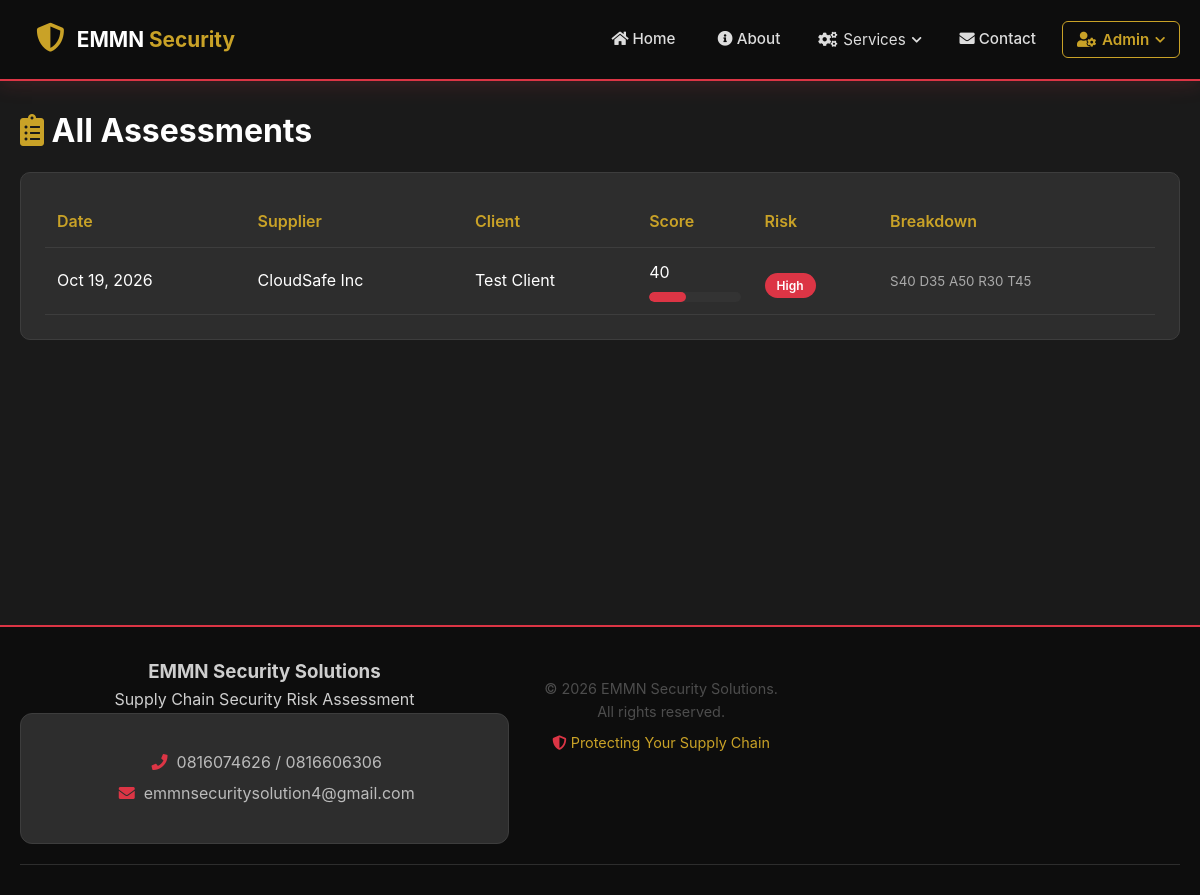
The app's page /admin/assessments.php (signed in) with its own data.
### tables this page shows
CREATE TABLE assessments (
    id INTEGER PRIMARY KEY AUTOINCREMENT,
    supplier_id INTEGER NOT NULL,
    client_id INTEGER NOT NULL,
    security_score INTEGER DEFAULT 0,
    data_score INTEGER DEFAULT 0,
    access_score INTEGER DEFAULT 0,
    response_score INTEGER DEFAULT 0,
    third_party_score INTEGER DEFAULT 0,
    overall_score INTEGER DEFAULT 0,
    risk_level VARCHAR(20) DEFAULT 'Medium',
    status VARCHAR(20) DEFAULT 'draft',
    notes TEXT,
    created_at TEXT DEFAULT (datetime('now')),
    updated_at TEXT DEFAULT (datetime('now'))
);

CREATE TABLE suppliers (
    id INTEGER PRIMARY KEY AUTOINCREMENT,
    client_id INTEGER NOT NULL,
    name VARCHAR(150) NOT NULL,
    service VARCHAR(150) DEFAULT NULL,
    contact_email VARCHAR(100) DEFAULT NULL,
    contact_phone VARCHAR(30) DEFAULT NULL,
    risk_level VARCHAR(20) DEFAULT 'Medium',
    risk_score INTEGER DEFAULT 50,
    status VARCHAR(20) DEFAULT 'pending',
    notes TEXT,
    created_at TEXT DEFAULT (datetime('now')),
    updated_at TEXT DEFAULT (datetime('now'))
);

CREATE TABLE users (
    id INTEGER PRIMARY KEY AUTOINCREMENT,
    username VARCHAR(50) NOT NULL UNIQUE,
    email VARCHAR(100) NOT NULL UNIQUE,
    password VARCHAR(255) NOT NULL,
    full_name VARCHAR(100) NOT NULL,
    company_name VARCHAR(150) DEFAULT NULL,
    phone VARCHAR(30) DEFAULT NULL,
    role VARCHAR(20) NOT NULL DEFAULT 'client',
    status VARCHAR(20) NOT NULL DEFAULT 'active',
    created_at TEXT DEFAULT (datetime('now')),
    updated_at TEXT DEFAULT (datetime('now'))
);

### config/Database.php (called while the page is built, shortened)
<?php
try {
    if (USE_SQLITE) {
        $dsn = 'sqlite:' . SQLITE_PATH;
        $options = [
            PDO::ATTR_ERRMODE => PDO::ERRMODE_EXCEPTION,
            PDO::ATTR_DEFAULT_FETCH_MODE => PDO::FETCH_ASSOC,
            PDO::ATTR_EMULATE_PREPARES => false,
        ];
        $db = new PDO($dsn, null, null, $options);
        $db->exec('PRAGMA foreign_keys = ON');
    }
} catch (PDOException $e) {
    error_log('Database Connection Failed: ' . $e->getMessage());
    if (defined('DEBUG_MODE') && DEBUG_MODE) {
        die('Database Connection Failed: ' . $e->getMessage());
    } else {
        die('Unable to connect to the database. Please try again later.');
    }
}
function dbQuery($sql, $params = []) {
    global $db;
    try {
        $stmt = $db->prepare($sql);
        $stmt->execute($params);
        return $stmt;
    } catch (PDOException $e) {
        error_log('Query Error: ' . $e->getMessage());
        return false;
    }
}
function dbFetchAll($sql, $params = []) {
    $stmt = dbQuery($sql, $params);
    return $stmt ? $stmt->fetchAll() : [];
}
?>

### config/helper.php (called while the page is built, shortened)
<?php
function formatDate($date, $format = 'M d, Y') {
    return date($format, strtotime($date));
}
function getRiskColor($level) {
    $colors = [
        'Low' => RISK_COLOR_LOW,
        'Medium' => RISK_COLOR_MEDIUM,
        'High' => RISK_COLOR_HIGH,
        'Critical' => RISK_COLOR_CRITICAL
    ];
    return $colors[$level] ?? RISK_COLOR_INFO;
}
function e($string) {
    return htmlspecialchars($string ?? '', ENT_QUOTES, 'UTF-8');
}
?>

### public_html/admin/assessments.php (the view, shortened to what this page needs)
<?php
$rows = dbFetchAll(
    "SELECT a.*, s.name AS supplier_name, u.full_name AS client_name
     FROM assessments a
     JOIN suppliers s ON s.id = a.supplier_id
     LEFT JOIN users u ON u.id = a.client_id
     ORDER BY a.id DESC"
);
?>
<?php include dirname(__DIR__) . '/includes/header.php'; ?>
<div class="container">
    <div class="page-title-row">
        <h1><i class="fas fa-clipboard-list" style="color:var(--emmn-gold,#c9a227)"></i> All Assessments</h1>
    </div>
    <div class="card">
        <div class="table-wrap">
            <table>
                <thead>
                    <tr>
                        <th>Date</th>
                        <th>Supplier</th>
                        <th>Client</th>
                        <th>Score</th>
                        <th>Risk</th>
                        <th>Breakdown</th>
                    </tr>
                </thead>
                <tbody>
                <?php if (empty($rows)): ?>
                    <tr><td colspan="6">No assessments yet.</td></tr>
                <?php else: foreach ($rows as $r): ?>
                    <tr>
                        <td><?php echo e(formatDate($r['created_at'])); ?></td>
                        <td><?php echo e($r['supplier_name']); ?></td>
                        <td><?php echo e($r['client_name'] ?: '—'); ?></td>
                        <td>
                            <?php echo (int)$r['overall_score']; ?>
                            <div class="risk-meter"><div class="risk-meter-fill" style="width:<?php echo (int)$r['overall_score']; ?>%;background:<?php echo getRiskColor($r['risk_level']); ?>"></div></div>
                        </td>
                        <td><span class="badge <?php echo strtolower($r['risk_level']); ?>"><?php echo e($r['risk_level']); ?></span></td>
                        <td><small style="color:#aaa">S<?php echo (int)$r['security_score']; ?> D<?php echo (int)$r['data_score']; ?> A<?php echo (int)$r['access_score']; ?> R<?php echo (int)$r['response_score']; ?> T<?php echo (int)$r['third_party_score']; ?></small></td>
                    </tr>
                <?php endforeach; endif; ?>
                </tbody>
            </table>
        </div>
    </div>
</div>
<?php include dirname(__DIR__) . '/includes/footer.php'; ?>

### public_html/assets/css/style.css (style rules this page uses)
:root { --dark: #1a1a1a; --darker: #0d0d0d; --dark-gray: #2d2d2d; --medium-gray: #3d3d3d; --light-gray: #4d4d4d; --white: #ffffff; --red: #dc3545; --red-dark: #a71d2a; --red-light: #ff4757; --risk-low: #28a745; --risk-medium: #ffc107; --risk-high: #dc3545; --risk-critical: #a71d2a; --risk-info: #17a2b8; --font-primary: 'Inter', -apple-system, BlinkMacSystemFont, 'Segoe UI', Roboto, Oxygen, Ubuntu, sans-serif; --font-display: 'Playfair Display', serif; --shadow: 0 4px 20px rgba(0, 0, 0, 0.5); --shadow-light: 0 2px 10px rgba(0, 0, 0, 0.3); --shadow-hover: 0 8px 30px rgba(220, 53, 69, 0.15); --transition: all 0.3s ease; }
* { margin: 0; padding: 0; box-sizing: border-box; }
body { font-family: var(--font-primary); line-height: 1.6; color: var(--white); background: var(--dark); }
.container { max-width: 1200px; margin: 0 auto; padding: 0 20px; }
.badge { display: inline-block; padding: 3px 12px; border-radius: 50px; font-size: 0.75rem; font-weight: 600; margin-top: 10px; }
:root { --emmn-gold: #c9a227; --emmn-blue: #1e3a5f; }
.badge.high, .badge.critical { background: var(--risk-high); color: #fff; }
.card { background: var(--dark-gray); border: 1px solid var(--medium-gray); border-radius: 10px; padding: 24px; margin-bottom: 24px; }
.table-wrap { overflow-x: auto; }
table { width: 100%; border-collapse: collapse; }
th, td { padding: 12px; text-align: left; border-bottom: 1px solid var(--medium-gray); }
th { color: var(--emmn-gold); font-weight: 600; }
.page-title-row { display: flex; justify-content: space-between; align-items: center; flex-wrap: wrap; gap: 12px; margin: 24px 0 16px; }
.risk-meter { height: 10px; background: #333; border-radius: 5px; overflow: hidden; margin-top: 6px; }
.risk-meter-fill { height: 100%; border-radius: 5px; }

### records on screen
assessments: created_at "Oct 19, 2026", supplier.name "CloudSafe Inc", users.full_name "Test Client", overall_score "40", risk_level "High", security_score "40", data_score "35", access_score "50", response_score "30", third_party_score "45"

### other values on screen
COMPANY_NAME "EMMN Security Solutions"
CONTACT_PHONE_1 "0816074626"
CONTACT_PHONE_2 "0816606306"
CONTACT_EMAIL "emmnsecuritysolution4@gmail.com"
